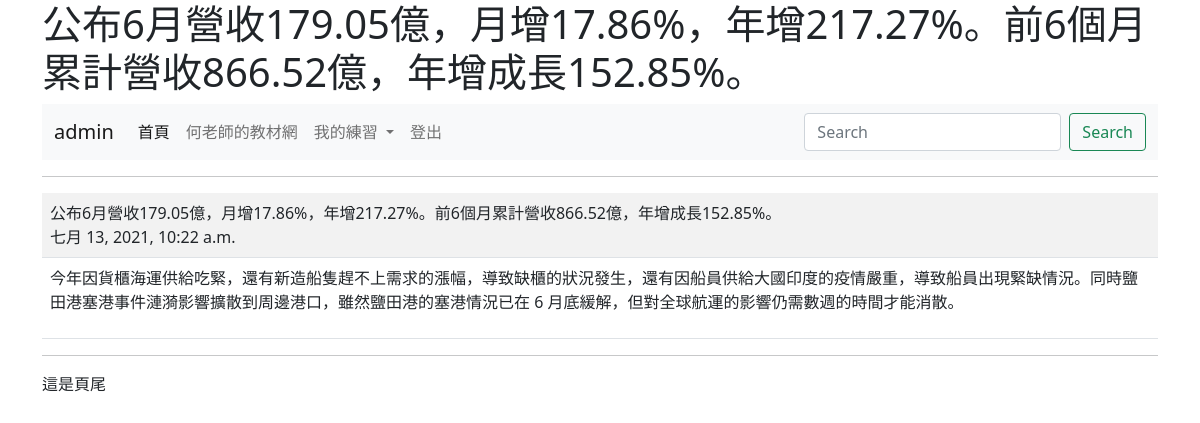
The page /show/4/ (signed in) on the database its author committed.
### mysite/models.py (models this page shows, shortened)
class Post(models.Model):
	title = models.CharField(max_length=200)
	content = models.TextField()
	pub_date = models.DateTimeField(default=timezone.now)
	class Meta:
		ordering = ('-pub_date',)

### mysite/views.py (the view)
# urls.py: path('show/<int:id>/', views.show),
@login_required(login_url="/admin/login/")
def show(request, id):
	try:
		post = Post.objects.get(id=id)
	except:
		return redirect("/news/")
	return render(request, "show.html", locals())

### templates/show.html (shortened to what this page needs)
{% extends "base.html" %}
{% block main %}
	<hr>
	<table class="table table-striped">
		<tr>
			<td>
				{{post.title}}<br>
				{{post.pub_date}}
			</td>
		</tr>
		<tr>
			<td>
				{{post.content | linebreaks }}
			</td>
		</tr>
	</table>
{% endblock %}

### templates/menu.html (shortened to what this page needs)
<nav class="navbar navbar-expand-lg navbar-light bg-light">
  <div class="container-fluid">
    <a class="navbar-brand" href="#">
    	{% if request.user.is_authenticated %}
    		{{ request.user.username }}
    	{% else %}
    		未登入的訪客
    	{% endif %}
	</a>
    <div class="collapse navbar-collapse" id="navbarSupportedContent">
      <ul class="navbar-nav me-auto mb-2 mb-lg-0">
        <li class="nav-item">
          <a class="nav-link active" aria-current="page" href="/">首頁</a>
        </li>
        <li class="nav-item">
          <a class="nav-link" href="https://104.es">何老師的教材網</a>
        </li>
        <li class="nav-item dropdown">
          <a class="nav-link dropdown-toggle" href="#" id="navbarDropdown" role="button" data-bs-toggle="dropdown" aria-expanded="false">
            我的練習
          </a>
        </li>
        {% if request.user.is_authenticated %}
        	<li class="nav-item">
	          <a class="nav-link " href="/logout/" tabindex="-1" >登出</a>
	        </li>
        {% else %}
	        <li class="nav-item">
	          <a class="nav-link " href="/admin/login/?next=/" tabindex="-1" >登入</a>
	        </li>
	    {% endif %}
      </ul>
      <form class="d-flex">
        <input class="form-control me-2" type="search" placeholder="Search" aria-label="Search">
        <button class="btn btn-outline-success" type="submit">Search</button>
      </form>
    </div>
  </div>
</nav>

### rows shown on the page
Post: title "公布6月營收179.05億，月增17.86%，年增217.27%。前6個月累計營收866.52億，年增成長152.85%。", pub_date "七月 13, 2021, 10:22 a.m.", content "今年因貨櫃海運供給吃緊，還有新造船隻趕不上需求的漲幅，導致缺櫃的狀況發生，還有因船員供給大國印度的疫情嚴重，導致船員出現緊缺情況。同時鹽田港塞港事件漣漪影響擴散到周邊港口，雖然鹽田港的塞港情況已在 6 月底緩解，但對全球航運的影響仍需數週的時間才能消散。"

### other values the page prints
{{ request.user.username }} "admin"
